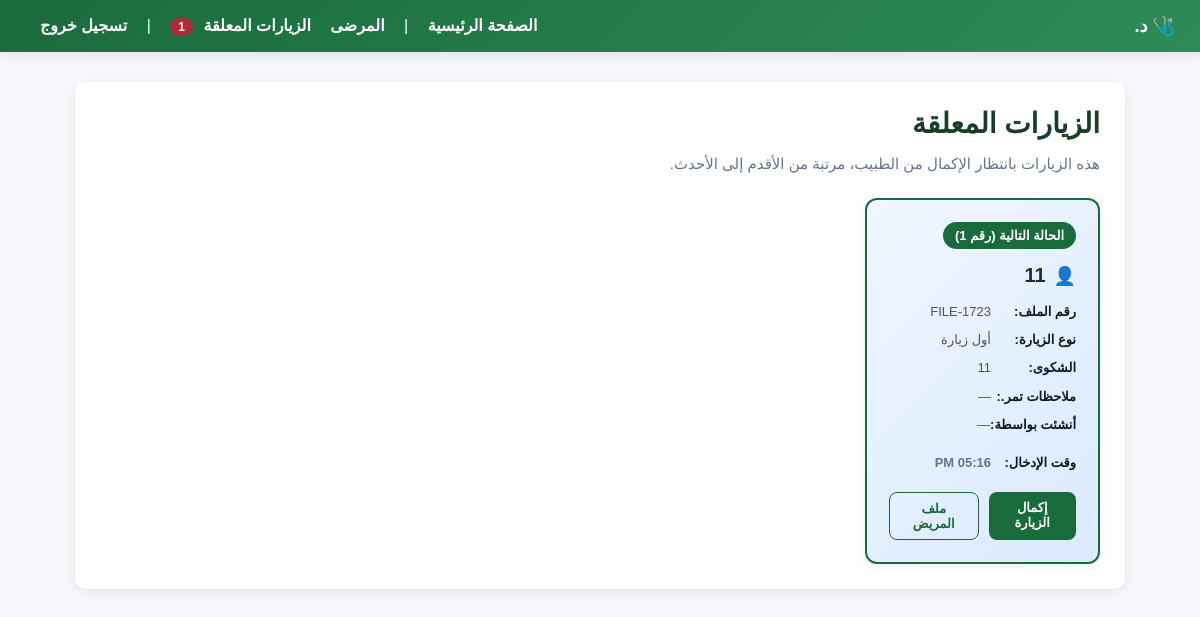
Screenshot of /patients/doctor-pending-visits/ (signed in) with the database file from the repository.
### patients/models.py (models this page shows, shortened)
class Visit(models.Model):
    VISIT_TYPE_CHOICES = [
        ('first_visit', 'أول زيارة'),
        ('follow_up', 'مراجعة'),
        ('emergency', 'إسعاف'),
        ('consultation', 'استشارة'),
    ]
    STATUS_CHOICES = [
        ('nurse_draft', 'مسودة تمريض'),
        ('doctor_completed', 'مكتملة من الطبيب'),
    ]
    patient = models.ForeignKey('Patient', on_delete=models.CASCADE, related_name='visits')
    clinic = models.ForeignKey('Clinic', on_delete=models.CASCADE)
    created_by = models.ForeignKey(User, on_delete=models.SET_NULL, null=True, related_name='created_visits')
    assigned_doctor = models.ForeignKey(
        User,
        on_delete=models.SET_NULL,
        null=True,
        blank=True,
        related_name='assigned_visits'
    )
    status = models.CharField(max_length=20, choices=STATUS_CHOICES, default='nurse_draft')
    visit_type = models.CharField(max_length=20, choices=VISIT_TYPE_CHOICES)
    chief_complaint = models.TextField(blank=True)
    nursing_notes = models.TextField(blank=True)
    blood_pressure = models.CharField(max_length=20, blank=True)
    pulse = models.CharField(max_length=20, blank=True)
    temperature = models.CharField(max_length=20, blank=True)
    weight = models.CharField(max_length=20, blank=True)
    height = models.CharField(max_length=20, blank=True)
    blood_sugar = models.CharField(max_length=20, blank=True)
    history_of_present_illness = models.TextField(blank=True)
    clinical_examination = models.TextField(blank=True)
    diagnosis = models.TextField(blank=True)
    treatment_plan = models.TextField(blank=True)
    prescription = models.TextField(blank=True)
    lab_requests = models.TextField(blank=True)
    imaging_requests = models.TextField(blank=True)
    patient_instructions = models.TextField(blank=True)
    follow_up_date = models.DateField(null=True, blank=True)
    doctor_notes = models.TextField(blank=True)
    lab_results = models.TextField(blank=True)
    imaging_results = models.TextField(blank=True)
    ecg_results         = models.TextField(blank=True)
    ejection_fraction   = models.CharField(max_length=20, blank=True)
    cardiac_history     = models.TextField(blank=True)
    chest_pain_type     = models.CharField(max_length=100, blank=True)
    cardiac_medications = models.TextField(blank=True)
    pain_location   = models.CharField(max_length=100, blank=True)
    pain_scale      = models.PositiveSmallIntegerField(null=True, blank=True)  # 1–10
    injury_history  = models.TextField(blank=True)
    range_of_motion = models.TextField(blank=True)
    xray_findings   = models.TextField(blank=True)
    last_menstrual_period  = models.DateField(null=True, blank=True)
    cycle_regularity       = models.CharField(max_length=100, blank=True)
    obstetric_history      = models.TextField(blank=True)
    contraception_method   = models.CharField(max_length=100, blank=True)
    gestational_age_weeks  = models.PositiveSmallIntegerField(null=True, blank=True)
    abdominal_circumference = models.CharField(max_length=20, blank=True)
    fundal_height          = models.CharField(max_length=20, blank=True)
    fetal_heart_rate       = models.CharField(max_length=20, blank=True)
    fetal_movement         = models.CharField(max_length=100, blank=True)
    fetal_position         = models.CharField(max_length=100, blank=True)
    ultrasound_notes       = models.TextField(blank=True)
    CT_MRI_findings = models.TextField(blank=True)
    neurological_examination = models.TextField(blank=True)
    skin_examination = models.TextField(blank=True)
    created_at = models.DateTimeField(auto_now_add=True)
    updated_at = models.DateTimeField(auto_now=True)

class Patient(models.Model):
    GENDER_CHOICES = [
        ('Male', 'ذكر'),
        ('Female', 'أنثى'),
    ]
    clinic = models.ForeignKey(Clinic, on_delete=models.CASCADE)
    name = models.CharField(max_length=100)
    age = models.IntegerField()
    phone = models.CharField(max_length=20)
    gender = models.CharField(max_length=10, choices=GENDER_CHOICES, blank=True)
    address = models.CharField(max_length=255, blank=True)
    file_number = models.CharField(max_length=50)

### patients/views.py (the view)
# urls.py: path('doctor-pending-visits/', views.doctor_pending_visits, name='doctor_pending_visits'),
@login_required(login_url='login')
def doctor_pending_visits(request):
    if not is_doctor(request.user):
        return redirect('patient_list')
    profile = UserProfile.objects.get(user=request.user)
    visits = Visit.objects.filter(
        clinic=profile.clinic,
        assigned_doctor=request.user,
        status='nurse_draft'
    ).order_by('created_at')
    return render(request, 'patients/doctor_pending_visits.html', {
        'visits': visits,
    })

### patients/views.py (called while the page is built)
def is_doctor(user):
    return user.groups.filter(name='Doctor').exists()

### patients/templates/patients/doctor_pending_visits.html (shortened to what this page needs)
{% extends 'patients/base.html' %}
{% block content %}
<div class="pending-list-header">
    <h1 class="pending-list-title">الزيارات المعلقة</h1>
</div>
<p style="color: #64748b; font-size: 15px; margin-bottom: 25px;">هذه الزيارات بانتظار الإكمال من الطبيب، مرتبة من الأقدم إلى الأحدث.</p>
{% if visits %}
    <div class="pending-grid">
        {% for visit in visits %}
            <div class="pending-card-modern {% if forloop.first %}first-in-line{% endif %}">
                <div class="queue-number-badge">
                    {% if forloop.first %}الحالة التالية (رقم {{ forloop.counter }}){% else %}الحالة رقم: {{ forloop.counter }}{% endif %}
                </div>
                <div class="patient-name">
                    {{ visit.patient.name }}
                </div>
                <div class="card-body">
                    <div class="info-row">
                        <strong>رقم الملف:</strong> <span>{{ visit.patient.file_number }}</span>
                    </div>
                    <div class="info-row">
                        <strong>نوع الزيارة:</strong> <span>{{ visit.get_visit_type_display }}</span>
                    </div>
                    <div class="info-row">
                        <strong>الشكوى:</strong> <span style="display: -webkit-box; -webkit-line-clamp: 2; line-clamp: 2; -webkit-box-orient: vertical; overflow: hidden;">{{ visit.chief_complaint|default:"—" }}</span>
                    </div>
                    <div class="info-row">
                        <strong>ملاحظات تمر.:</strong> <span style="display: -webkit-box; -webkit-line-clamp: 2; line-clamp: 2; -webkit-box-orient: vertical; overflow: hidden;">{{ visit.nursing_notes|default:"—" }}</span>
                    </div>
                    <div class="info-row">
                        <strong>أنشئت بواسطة:</strong> <span>{{ visit.created_by.first_name|default:"—" }} {{ visit.created_by.last_name|default:"" }}</span>
                    </div>
                    <div class="info-row" style="margin-top: auto; padding-top: 10px;">
                        <strong>وقت الإدخال:</strong> <span style="color: #64748b; font-weight: 600;">{{ visit.created_at|time:"h:i A" }}</span>
                    </div>
                </div>
                <div class="card-actions">
                    <a href="{% url 'doctor_complete_visit' visit.id %}" class="btn-action-primary">إكمال الزيارة</a>
                    <a href="{% url 'patient_detail' visit.patient.id %}" class="btn-action-outline">ملف المريض</a>
                </div>
            </div>
        {% endfor %}
    </div>
{% else %}
    <div class="empty-state">
        <div style="font-size: 40px; margin-bottom: 15px;"></div>
        <div style="font-weight: bold; color: #1e293b; margin-bottom: 8px;">لا توجد زيارات معلقة حالياً</div>
        <div>يمكنك أخذ قسط من الراحة، لقد أكملت جميع مرضاك!</div>
    </div>
{% endif %}
{% endblock %}

### patients/templates/patients/base.html (style rules this page uses)
body { font-family: Arial, sans-serif; background: #f5f7fb; margin: 0; padding: 0; }
.queue-number-badge { display: inline-flex; align-items: center; background: #f1f5f9; color: #475569; border-radius: 20px; padding: 6px 12px; font-size: 13px; font-weight: 700; align-self: flex-start; margin-bottom: 15px; }
.first-in-line .queue-number-badge { background: #1a6b3c; color: white; }
.patient-name { font-size: 20px; color: #1e293b; margin: 0 0 16px 0; font-weight: 800; display: flex; align-items: center; gap: 8px; }
.patient-name::before { content: '👤'; font-size: 18px; }
.card-body { display: flex; flex-direction: column; gap: 10px; flex-grow: 1; }
.info-row { display: flex; align-items: flex-start; font-size: 13px; color: #475569; line-height: 1.4; }
.info-row strong { color: #0f172a; min-width: 85px; font-weight: 600; }
.card-actions { margin-top: 20px; display: flex; gap: 10px; flex-wrap: wrap; }
.card-actions a { flex: 1; text-align: center; padding: 8px 12px; border-radius: 8px; font-size: 13px; font-weight: 700; text-decoration: none; transition: all 0.2s; }
.btn-action-primary { background: #1a6b3c; color: white; }
.btn-action-outline { background: transparent; color: #1a6b3c; border: 1px solid #1a6b3c; }
.pending-list-header, .waiting-list-header { display: flex; justify-content: space-between; align-items: center; margin-bottom: 10px; }
.pending-list-title, .waiting-list-title { margin: 0; font-size: 28px; color: #1a3d28; font-weight: 800; }
.pending-grid, .waiting-grid { display: grid; grid-template-columns: repeat(4, 1fr); gap: 20px; margin-top: 20px; }
.pending-card-modern, .waiting-card-modern { border-radius: 12px; padding: 22px; background: white; box-shadow: 0 4px 12px rgba(0,0,0,0.05); transition: transform 0.2s ease, box-shadow 0.2s ease; color: inherit; display: flex; flex-direction: column; min-height: 250px; position: relative; overflow: hidden; border: 1px solid #d0e4d5; }
.pending-card-modern.first-in-line { border: 2px solid #1a6b3c; background: linear-gradient(135deg, #eff6ff, #dbeafe); }
h1, h2, h3 { color: #1f2d3d; }

### rows the page displays
Visit: patient.name "11", patient.file_number "FILE-1723", visit_type "أول زيارة", chief_complaint "11", nursing_notes "—", created_by.first_name "—", created_at "05:16 PM"

### other values shown
{{ pending_visits_badge }} "1"
